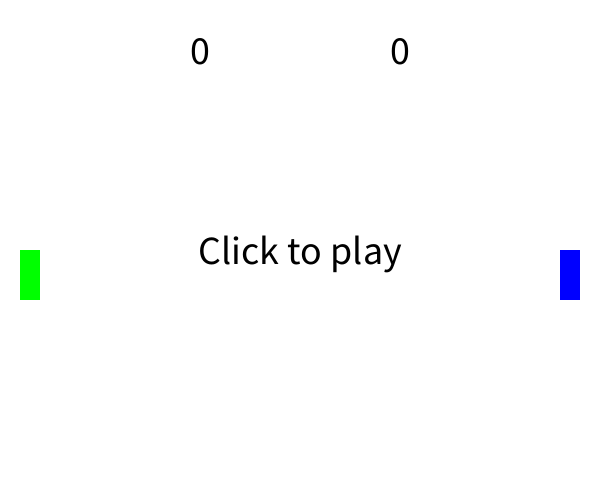
Frame 1 (no input)
Frame 60 (the mouse pressed at the canvas centre just before this capture): identical to frame 1, image omitted
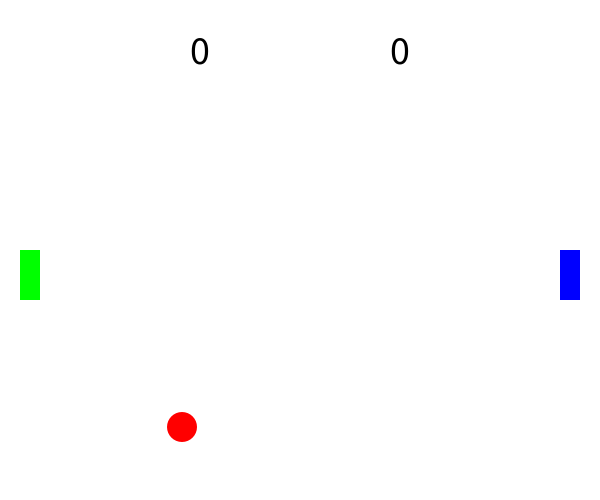
Frame 120 (the mouse held since frame 60 and released just before this capture)

The Processing sketch that drew these frames (run headless with seeded random() and noise(); from frame 60 on, the mouse is pressed at the canvas centre):

// Processing sketch: Ping_Pong_Game
// ── Ping_Pong_Game.pde
float x;
float y;
float w;
float h;
float sx;
float sy;
float paddlex;
float paddley; 
float paddlex1;
float paddley1;
float paddlew;
float paddleh;
float paddles1;
float paddles2;
boolean upL;
boolean downL;
boolean upR;
boolean downR;
int scorel=0;
int scorer=0;
int winscore=5;
boolean gameStarted = false;
boolean firstTime = true; // Variable to track if it's the first time the game is played

void setup(){
  size(600,500);
  background(255);
  x=width/2;
  y=height/2;
  w=30; 
  h=30; 
  sx= 0; // Initialize speed to 0
  sy= 0; // Initialize speed to 0
  paddlex=width/2-280; 
  paddley=height/2;
  paddlew=20; paddleh=50; paddles1=5; paddles2=5;
  paddlex1=width/2+260; 
  paddley1=height/2; 
  noStroke();
  textSize(40);
  frameRate(50);
}

void draw(){
  background(255);
  
  if (firstTime) { // If it's the first time the game is played
    textAlign(CENTER, CENTER);
    fill(0);
    text("Click to play", width/2, height/2);
  } else if (!gameStarted) { // If the game has not started and it's not the first time
    textAlign(CENTER, CENTER);
    fill(0);
    text("Click to play again", width/2, height/2);
  }
  
  if (gameStarted) { // If the game has started, update puck position
    fill(255,0,0);
    ellipse(x,y,w,h);
    x=x+sx;
    y=y+sy;
    if (x+w/2>width){
      x=width/2;
      y=height/2;
      scorel=scorel+1;
      sx= -2;
      sy= random(-2,2);
    }
    else if (x-w/2<0){
      x=width/2;
      y=height/2;
      scorer=scorer+1;
      sx = -2;
      sy = random(-2,2);
    }     
    if ((y>height-h/2)||(y<0+h/2)){ 
      sy=-sy;   
    }
  }

  //Paddle 1 && Paddle2
  fill(0,255,0);
  rect(paddlex,paddley,paddlew,paddleh);
  fill(0,0,255);
  rect(paddlex1,paddley1,paddlew,paddleh);
  
  if(upL){
    paddley=paddley-paddles1;
  } else if(downL){
    paddley=paddley+paddles1;
  } 
  if (upR){
    paddley1=paddley1-paddles2;
  } else if (downR){
    paddley1=paddley1+paddles2;
  }
  if (paddley<0){
    paddley=paddley+paddles1;
  } else if (paddley>height-50){
    paddley=paddley-paddles1;
  } 
  if (paddley1<0){
    paddley1=paddley1+paddles2;
  } else if (paddley1>height-50){
    paddley1=paddley1-paddles2;
  }
  
  //Contact between paddles & ball
  if(x-(w/2)<paddlex+paddlew && y-(h/2)<paddley+paddleh && y-(h+5)>paddley-paddleh){
    sx=-sx+.25;
    sy += 0.25;
    paddles1=paddles1+.25;
    paddles2=paddles2+.25;    
  }
  if(x-(w/2)>paddlex1-w && y-(h/2)<paddley1+paddleh && y-(h+5)>paddley1-paddleh){
    sx=-sx-.25;
    sy += 0.25;
    paddles1=paddles1+.25;
    paddles2=paddles2+.25; 
  }
  
  //Gameover && Reset
  fill(0);
  text(scorer,width/2+100,50);
  text(scorel,width/2-100,50);
  textAlign(CENTER,CENTER);
  
  if(scorel==winscore){
    fill(0);
    text("Game Over",width/2,height/2-150);
    fill(0,255,0);
    text("Green Wins!",width/2,height/2-100);
    sx=0;
    sy=0;
    gameStarted = false; // Stop the game
  } else if(scorer==winscore){
    fill(0);
    text("Game Over",width/2,height/2-150);
    fill(0,0,255);
    text("Blue Wins!",width/2,height/2-100);
    sx=0;
    sy=0;
    gameStarted = false; // Stop the game
  }
}

void mousePressed(){
  if (!gameStarted) { // If the game has not started and the mouse is clicked
    gameStarted = true; // Start the game
    resetGame(); // Reset the game state
    if (firstTime) { // If it's the first time the game is played
      firstTime = false; // Set firstTime to false
    }
  }
}

void resetGame() {
  scorel=0;
  scorer=0;
  sy = int(random(-4,4)); // Reset vertical velocity
  while (sy == -1 || sy == 0 || sy == 1){
    sy = int(random(-4,4)); 
  }
  sx = int(random(-5, 5));

  // Make sure sx is not -1, 0, or 1
  while (sx == -1 || sx == 0 || sx == 1) {
    sx = int(random(-5, 5));
  }
  paddley=height/2; // Reset the position of the left paddle
  paddley1=height/2; // Reset the position of the right paddle
}

void keyPressed(){
  if (key=='w' || key=='W'){
    upL=true;
  }
  if (key=='s' || key=='S'){
    downL=true;
  }
  if (key=='i' || key=='I'){
    upR=true;
  }
  if (key=='j' || key=='J'){
    downR=true;
  }
}

void keyReleased(){
  if (key=='w' || key=='W'){
    upL=false;
  }
  if (key=='s' || key=='S'){
    downL=false;
  }
  if (key=='i' || key=='I'){
    upR=false;
  }
  if (key=='j' || key=='J'){
    downR=false;
  }
}
